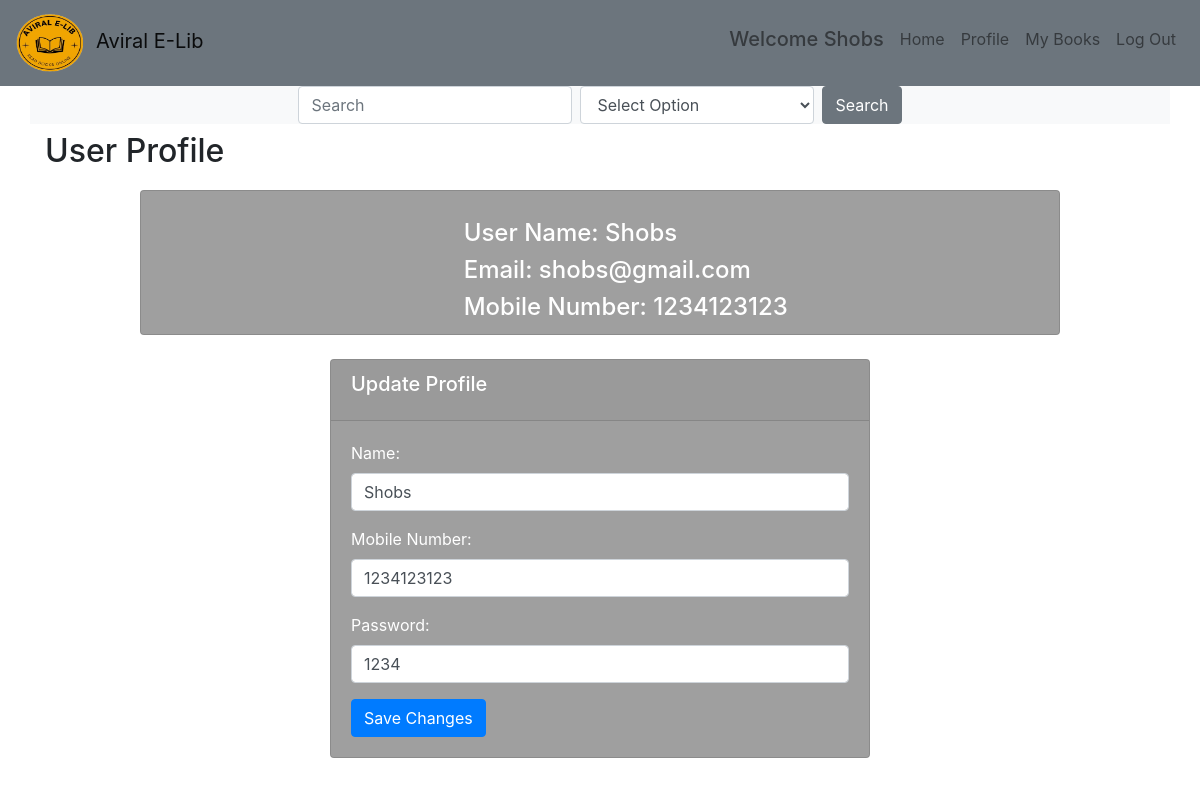
Screenshot of /user_profile (signed in) with the database file from the repository.
### application/models.py (models this page shows, shortened)
class User(db.Model):
    id = db.Column(db.Integer, primary_key=True, autoincrement=True)
    name = db.Column(db.String(100), nullable=False)
    phone = db.Column(db.String(20), nullable=False, unique=True)
    email = db.Column(db.String(50), nullable=False, unique=True)
    password = db.Column(db.String(50), nullable=False)
    role = db.Column(db.String(20), nullable=False, default='customer')
    purchased_books = relationship("Book", secondary=book_buyers, backref="users")

### application/routes.py (the view)
@app.route('/user_profile')
def user_profile():
    if 'user' in session:
        user_id = session['user']['id']
        user = User.query.get(user_id)
        if user:
            return render_template('user_profile.html', user=user)
    flash('User not found or not logged in', 'error')
    return redirect(url_for('login'))

### templates/user_profile.html (shortened to what this page needs)
{% extends 'basefor_user.html' %}
{% block content %}
<div class="container mt-2">
    <div class="row pb-2">
        <div class="col">
            <div class="d-flex justify-content-between align-items-center">
                <h2 class="card-title">User Profile</h2>
            </div>
        </div>
    </div>
    <div class="row">
        <div class="col-xl-10 mx-auto">
            <div class="card">
                <div class="card-body pb-1">
                    <div class="row align-items-center">
                        <div class="col-md-8">
                            <div>
                                <h4 class="font-size-13 mt-2 mb-2">User Name: {{ user.name }}</h4>
                                <h4 class="font-size-13">Email: {{ user.email }}</h4>
                                <h4 class="font-size-13">Mobile Number: {{ user.phone }}</h4>
                            </div>
                        </div>
                    </div>
                </div>
            </div>
        </div>
    </div>
</div>
<div id="editProfileForm" class="container py-4">
    <div class="row justify-content-center">
        <div class="col-md-6">
            <div class="card">
                <div class="card-header">
                    <h5 class="card-title">Update Profile</h5>
                </div>
                <div class="card-body">
                    <form action="{{ url_for('update_profile') }}" method="post" enctype="multipart/form-data">
                        <div class="form-group">
                            <label for="name">Name:</label>
                            <input type="text" class="form-control" id="name" name="name" value="{{ user.name }}">
                        </div>
                        <div class="form-group">
                            <label for="phone">Mobile Number:</label>
                            <input type="text" class="form-control" id="phone" name="phone" value="{{ user.phone }}">
                        </div>
                        <div class="form-group">
                            <label for="password">Password:</label>
                            <input type="text" class="form-control" id="password" name="password" value="{{ user.password }}">
                        </div>
                        <div class="d-flex justify-content-between">
                            <button type="submit" class="btn btn-primary">Save Changes</button>
                        </div>
                    </form>
                </div>
            </div>
        </div>
    </div>
</div>
{% endblock %}

### templates/basefor_user.html (shortened to what this page needs)
<!DOCTYPE html>
<html lang="en">
<head>
    <link rel="stylesheet" href="https://maxcdn.bootstrapcdn.com/bootstrap/4.5.2/css/bootstrap.min.css">
    <link rel="stylesheet" href="{{url_for('static', filename='css/style.css')}}">
    <link rel="stylesheet" href="https://cdnjs.cloudflare.com/ajax/libs/font-awesome/5.15.4/css/all.min.css">
</head>
<body>
    <nav class="navbar navbar-expand-lg navbar-light bg-secondary " >
        <a class="navbar-brand" href="#"><img src="{{ url_for('static', filename='images/logo1.png')}}" alt="Logo" height="60" width="80" style="padding-right: 7%;">Aviral E-Lib</a>
        <div class="collapse navbar-collapse" id="navbarNav">
            <ul class="navbar-nav ml-auto">
                <li class="nav-item">
                    {% if session.get('user') %}
                    <h5 class="nav-link">Welcome {{ session.get('user')['name']}}</h5>
                    {% endif %}
                </li>
                <li class="nav-item">
                    <a class="nav-link" href="/user_dashboard">Home</a>
                </li>
                <li class="nav-item">
                    <a class="nav-link" href="/user_profile">Profile</a>
                </li>
                <li class="nav-item">
                    <a class="nav-link" href="/my_books">My Books</a>
                </li>
                <li class="nav-item">
                    <a class="nav-link" href="/logout">Log Out</a>
                </li>
            </ul>
        </div>
    </nav>
    <div class="container bg-light">
        <div class="row justify-content-center">
            <form class="form-inline my-2 my-lg-0" action="{{ url_for('user_search') }}" method="POST">
                <input class="form-control mr-sm-2" type="search" placeholder="Search" aria-label="Search" name="search_value">
                <select class="form-control mr-sm-2" name="search_criteria">
                    <option value="">Select Option</option>
                </select>
                <button class="btn btn-secondary my-2 my-sm-0" type="submit">Search</button>
            </form>
        </div>
    </div>
{% block content %}
{% endblock content %}
</body>
</html>

### static/css/style.css (style rules this page uses)
.card { background-color: transparent; background-color: rgba(0, 0, 0, 0.377); color: #fff; }

### rows the page displays
User: name "Shobs", email "shobs@gmail.com", phone "1234123123", password "1234"
